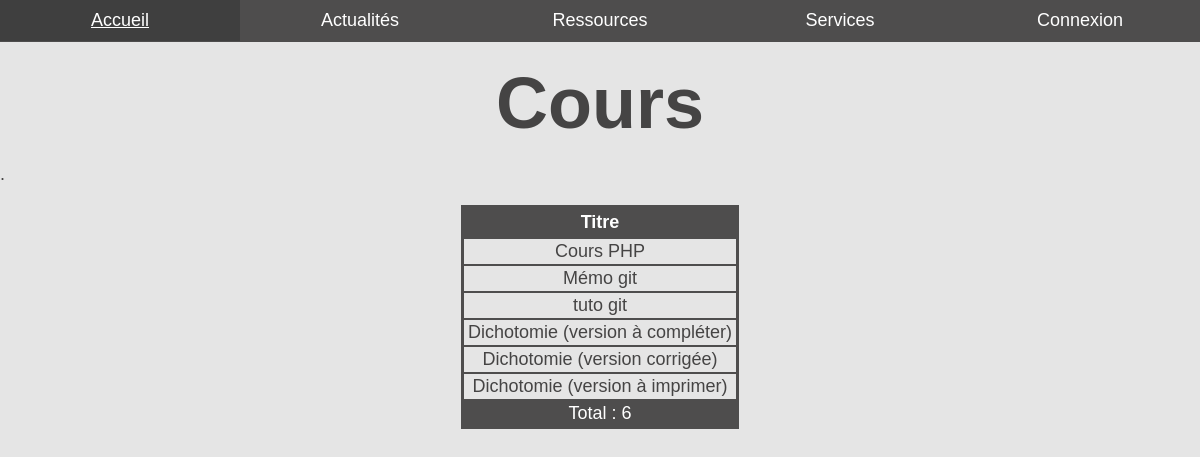
Page /ressources/courses on the committed database.
### tables this page shows
CREATE TABLE `course` (
        	`id`	INTEGER NOT NULL PRIMARY KEY UNIQUE,
        	`title`	VARCHAR ( 255 ) NOT NULL,
        	`file`	VARCHAR ( 255 ) NOT NULL
        );

### src/controllers/ressources/ressources.php (called while the page is built, shortened)
<?php
require_once MODELS_PATH . 'RessourceDatabase.php';
require_once FUNCTIONS_PATH . 'ressources' . DIRECTORY_SEPARATOR .
    'ressources.php';
$ressource_db = new RessourceDatabase;
$ressource_db->type = $ressource_type;
$allow_edit = $admin || $prof;
$ressources = $ressource_db->get_all();
$ressources_count = count($ressources);

### src/models/Database.php (called while the page is built, shortened)
<?php
class Database
{
    public function __construct(
        string $dsn      = CONFIG['database']['dsn'],
        string $user     = CONFIG['database']['user'],
        string $password = CONFIG['database']['password']
    )
    {
        $this->pdo = new PDO($dsn, $user, $password);
    }
}

### src/models/RessourceDatabase.php (called while the page is built, shortened)
<?php
require_once MODELS_PATH . 'Database.php';
class RessourceDatabase extends Database
{
    public $type;
    public function get_all(): ?array
    {
        if ($query = $this->pdo->query('SELECT * FROM ' . $this->type .
            ' ORDER BY id')
        ) {
            return $query->fetchAll(PDO::FETCH_CLASS, 'Ressource');
        }
        return null;
    }
}

### src/views/ressources/ressources.php (the view, shortened to what this page needs)
<?php if ($error): ?>
<div class="error"><?= $error ?></div>
<?php endif ?>.
<?php if ($ressources): ?>
<table>
    <thead>
        <tr>
            <th>Titre</th>
        </tr>
    </thead>
    <tbody>
        <?php foreach ($ressources as $ressource): ?>
        <tr>
            <td><a href="/file?t=<?= $ressource_type ?>&amp;f=<?= rawurlencode($ressource->file) ?>"><?= $ressource->title ?></a></td>
        </tr>
        <?php endforeach ?>
        <tr class="tr-important">
            <td colspan="<?= $allow_edit ? 2 : 1 ?>">Total : <?= $ressources_count ?></td>
        </tr>
    </tbody>
</table>
<?php else: ?>
<h2>Il n'y a pas de ressource disponible.</h2>
<?php endif ?>

### public/styles/light.css (style rules this page uses)
html,body,p,ol,ul,li,dl,dt,dd,blockquote,figure,form,fieldset,legend,textarea,pre,iframe,hr,h1,h2,h3,h4,h5,h6 { margin:0;padding:0 }
html { box-sizing:border-box }
*,*:before,*:after { box-sizing:inherit }
table { border-collapse:collapse;border-spacing:0 }
a { text-decoration: none }
body { font-family: 'Source Sans Pro', sans-serif; font-size: 18px; background-color: #e5e5e5; color: #454444; }
a { color: inherit; }
table { border: 3px solid #4e4d4d; margin: 20px auto; text-align: center; }
thead, .tr-important { color: #fff; background-color: #4e4d4d; }
th { padding: 4px 8px; }
td { padding: 2px 4px; border: 2px solid #4e4d4d; }

### rows in the picture
course: title "Cours PHP"
course: title "Mémo git"
course: title "tuto git"
course: title "Dichotomie (version à compléter)"
course: title "Dichotomie (version corrigée)"
course: title "Dichotomie (version à imprimer)"

### other values in the picture
$page_title "cours"
$ressources_count "6"
